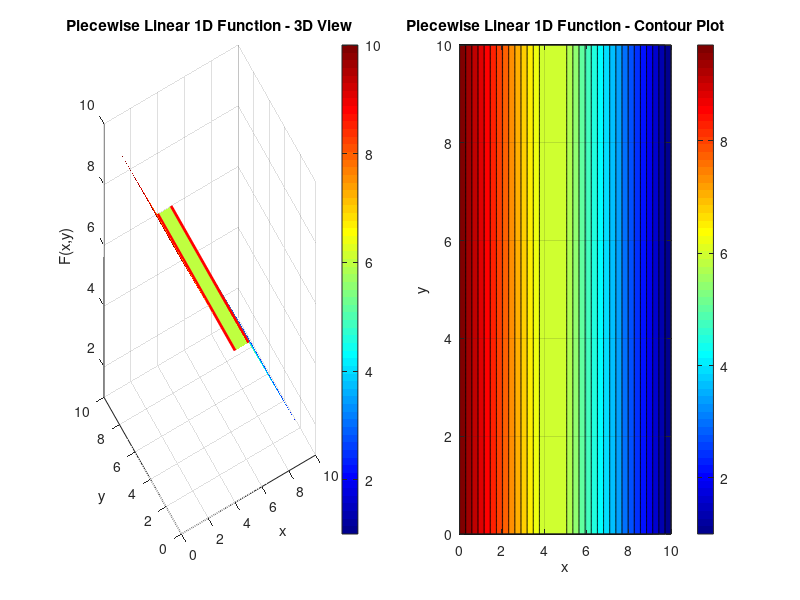

Recreate this plot in MATLAB. (Note: this script raises an error after producing the figure.)
% MATLAB script to plot the Piecewise Linear 1D function (extended to 2D)
% F(x,y) = 10-x,   0 <= x < 4
%        = 6,       4 <= x <= 5  (PLATEAU)
%        = 11-x,    5 < x <= 10
%
% Note: F depends only on x, so the surface is constant along y-axis (ridges)

% Define the domain
x = linspace(0, 10, 600);
y = linspace(0, 10, 600);
[X, Y] = meshgrid(x, y);

% Initialize Z matrix
Z = zeros(size(X));

% Calculate the function value for each point
for i = 1:length(y)
    for j = 1:length(x)
        xval = X(i,j);

        if xval < 4
            % Region 1: 10 - x
            Z(i,j) = 10 - xval;
        elseif xval <= 5
            % Region 2: PLATEAU at 6
            Z(i,j) = 6;
        else
            % Region 3: 11 - x
            Z(i,j) = 11 - xval;
        end
    end
end

% Create the plots
figure('Position', [100, 100, 1200, 500]);

% Subplot 1: 3D surface
subplot(1, 2, 1);
surf(X, Y, Z, 'EdgeColor', 'none');
colormap(jet);
colorbar;
xlabel('x');
ylabel('y');
zlabel('F(x,y)');
title('Piecewise Linear 1D Function - 3D View');
view(-30, 30);
grid on;
axis tight;

% Mark the plateau region
hold on;
% Draw red lines at plateau boundaries (x=4 and x=5) on top of surface
plot3([4 4], [0 10], [6 6], 'r-', 'LineWidth', 2);
plot3([5 5], [0 10], [6 6], 'r-', 'LineWidth', 2);
hold off;

% Subplot 2: Contour plot
subplot(1, 2, 2);
contourf(X, Y, Z, 30);
colormap(jet);
colorbar;
xlabel('x');
ylabel('y');
title('Piecewise Linear 1D Function - Contour Plot');
grid on;
xlim([0 10]);
ylim([0 10]);

% Mark the plateau boundaries
hold on;
xline(4, 'r--', 'LineWidth', 2, 'Label', 'x = 4');
xline(5, 'r--', 'LineWidth', 2, 'Label', 'x = 5');
hold off;

% Figure 2: 1D cross-section (the essential view since F depends only on x)
figure('Position', [100, 650, 700, 400]);

x_line = linspace(0, 10, 1000);
f_line = zeros(size(x_line));
for i = 1:length(x_line)
    xval = x_line(i);
    if xval < 4
        f_line(i) = 10 - xval;
    elseif xval <= 5
        f_line(i) = 6;
    else
        f_line(i) = 11 - xval;
    end
end

plot(x_line, f_line, 'b-', 'LineWidth', 2);
hold on;
% Highlight plateau region
fill([4 5 5 4], [5.8 5.8 6.2 6.2], 'r', 'FaceAlpha', 0.2, 'EdgeColor', 'none');
xline(4, 'r--', 'LineWidth', 1.5);
xline(5, 'r--', 'LineWidth', 1.5);
% Mark key points
plot(0,  10, 'ko', 'MarkerFaceColor', 'k', 'MarkerSize', 6);
plot(4,   6, 'ro', 'MarkerFaceColor', 'r', 'MarkerSize', 8);
plot(5,   6, 'ro', 'MarkerFaceColor', 'r', 'MarkerSize', 8);
plot(10,  1, 'ko', 'MarkerFaceColor', 'k', 'MarkerSize', 6);
hold off;
grid on;
xlabel('x');
ylabel('F(x)');
title('Cross-section F(x) - function depends only on x');
legend('F(x)', 'Plateau region [4,5]', '', '', '', '', '', 'Location', 'best');
ylim([0 11]);
xlim([0 10]);

% Print some information
fprintf('Piecewise Linear 1D Function Properties:\n');
fprintf('F(x,y) depends only on x!\n');
fprintf('Region 1: F = 10 - x  for  0 <= x < 4  (decreasing from 10 to 6)\n');
fprintf('Region 2: F = 6        for  4 <= x <= 5 (flat PLATEAU)\n');
fprintf('Region 3: F = 11 - x  for  5 <  x <= 10 (decreasing from 6 to 1)\n');
fprintf('Plateau value: F = 6\n');
fprintf('Value at x=0:  F = 10\n');
fprintf('Value at x=4:  F = 6  (left edge of plateau)\n');
fprintf('Value at x=5:  F = 6  (right edge of plateau)\n');
fprintf('Value at x=10: F = 1\n');
fprintf('Note: Function is continuous everywhere (no jumps at boundaries)\n');
